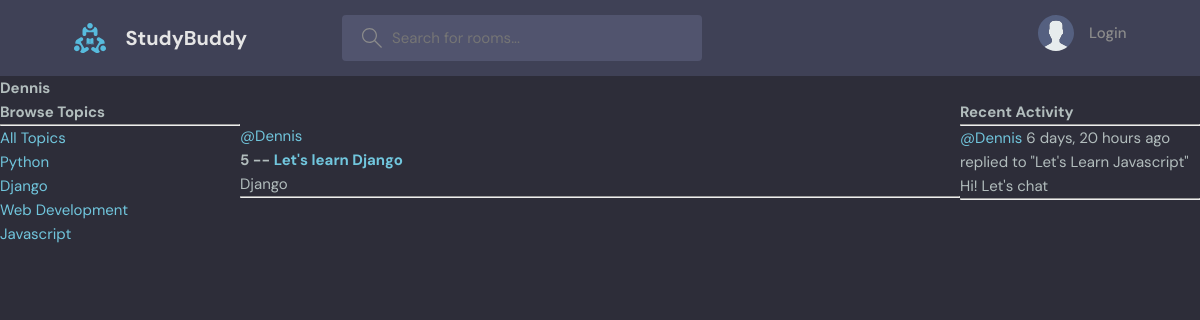
The page /profile/2 on the database its author committed.
### base/models.py (models this page shows, shortened)
class Topic(models.Model):
    name = models.CharField(max_length=200)

class Room(models.Model):
    host = models.ForeignKey(User, on_delete=models.SET_NULL, null=True)
    topic = models.ForeignKey(Topic, on_delete=models.SET_NULL, null=True)
    name = models.CharField(max_length=200)
    description = models.TextField(null=True, blank=True)
    participants = models.ManyToManyField(User, related_name='participants', blank=True)
    updated = models.DateTimeField(auto_now=True)
    created = models.DateTimeField(auto_now_add=True)
    class Meta:
        ordering = ['-updated', '-created']
    def __str__(self):
        return self.name

class Message(models.Model):
    user = models.ForeignKey(User, on_delete=models.CASCADE)
    room = models.ForeignKey(Room, on_delete=models.CASCADE)
    body = models.TextField()
    updated = models.DateTimeField(auto_now=True)
    created = models.DateTimeField(auto_now_add=True)
    class Meta:
        ordering = ['-updated', '-created']
    def __str__(self):
        return self.body[0:50]

### base/views.py (the view)
# urls.py: path('profile/<str:pk>', views.userProfile, name='user-profile'),
def userProfile(request, pk):
    user = User.objects.get(id=pk)
    rooms = user.room_set.all()
    room_messages = user.message_set.all()
    topics = Topic.objects.all()
    context = {'user':user, 'rooms':rooms, 'room_messages': room_messages, 'topics': topics}
    return render(request, 'base/profile.html', context)

### base/templates/base/profile.html (shortened to what this page needs)
{% extends 'main.html' %}
{% block content %}
<h1>{{user.username}}</h1>
<div class="profile-container">
    <div>
        {% include 'base/topics_component.html' %}
    </div>
    <div>
        {% include 'base/feed_component.html' %}
    </div>
    <div>
        {% include 'base/activity_component.html' %}
    </div>
</div>
{% endblock content %}

### base/templates/base/topics_component.html
    <h3>Browse Topics</h3>
        <hr>
        <div>
            <a href="{% url 'home' %}">All Topics</a>
        </div>
        {% for topic in topics %}
            <div>
                <a href="{% url 'home' %}?q={{topic.name}}">{{topic.name}}</a>
            </div>
        {% endfor %}

### base/templates/base/feed_component.html (shortened to what this page needs)
<div>
    {% for room in rooms %}
        <div>
            <br>
            <a href="{% url 'user-profile' room.host.id %}">@{{room.host.username}}</a>
            <h3>{{room.id}} -- <a href="{% url 'room' room.id %}">{{room.name}}</a></h3>
            <small>{{room.topic.name}}</small>
            <hr>
        </div>
    {% endfor %}
</div>

### base/templates/base/activity_component.html (shortened to what this page needs)
    <h3>Recent Activity</h3>
        <hr>
        {% for message in room_messages %}
            <div>
                <small><a href="{% url 'user-profile' message.user.id %}">@{{message.user}} </a> {{message.created|timesince}} ago</small>
                <small>replied to "{{message.room}}"</small>
                <p>{{message}}</p>
                <hr>
            </div>
        {% endfor %}

### static/styles/style.css (style rules this page uses)
:root { --color-main: #71c6dd; --color-main-light: #e1f6fb; --color-dark: #3f4156; --color-dark-medium: #51546e; --color-dark-light: #696d97; --color-light: #e5e5e5; --color-gray: #8b8b8b; --color-light-gray: #b2bdbd; --color-bg: #2d2d39; --color-success: #5dd693; --color-error: #fc4b0b; }
* { font-family: "DM Sans", -apple-system, BlinkMacSystemFont, "Segoe UI", Roboto, Oxygen, Ubuntu, Cantarell, "Open Sans", "Helvetica Neue", sans-serif; margin: 0; padding: 0; box-sizing: border-box; text-rendering: optimizeLegibility; font-size: inherit; }
html { font-size: 56.25%; }
@media only screen and (min-width: 1200px) { html { font-size: 62.5%; } }
body { line-height: 1.6; font-weight: 400; font-size: 1.5rem; color: var(--color-light-gray); background-color: var(--color-bg); min-height: 100vh; }
a { display: inline-block; color: var(--color-main); text-decoration: none; }

### base/templates/base/profile.html (style rules this page uses)
.profile-container { display: grid; grid-template-columns: 1fr 3fr 1fr; }

### rows shown on the page
Topic: name "Python"
Topic: name "Django"
Topic: name "Web Development"
Topic: name "Javascript"
Room: host.username "Dennis", id "5", name "Let's learn Django", topic.name "Django"
Message: user "Dennis", created "6 days, 20 hours", room "Let's Learn Javascript", body "Hi! Let's chat"

### other values the page prints
{{ user.username }} "Dennis"
